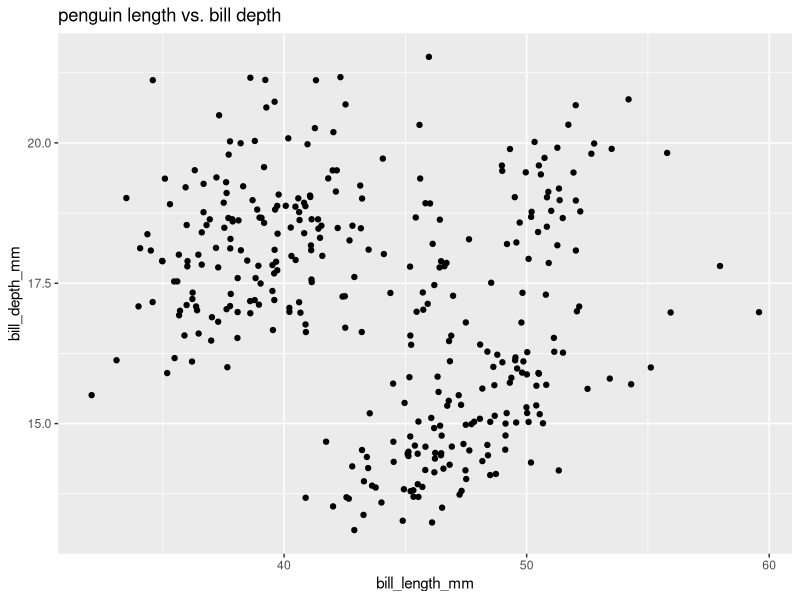

This figure's R source:
## ---- chunk 1
library(tidyverse)
library(palmerpenguins)

#first function to evaluate
fx = expression(x^2)
dx = D(fx,"x")
x <- 3
eval(dx)

#second function to evaluate 
pa = expression (2*(3*a + 2)^4 - 5)
da = D(pa, "a")
a <- 1.2
eval(da)


## ---- chunk 2

ggplot(data=penguins, 
       aes(x=bill_length_mm, y=bill_depth_mm), color=)+
         geom_jitter()+
         labs(title = "penguin length vs. bill depth")

